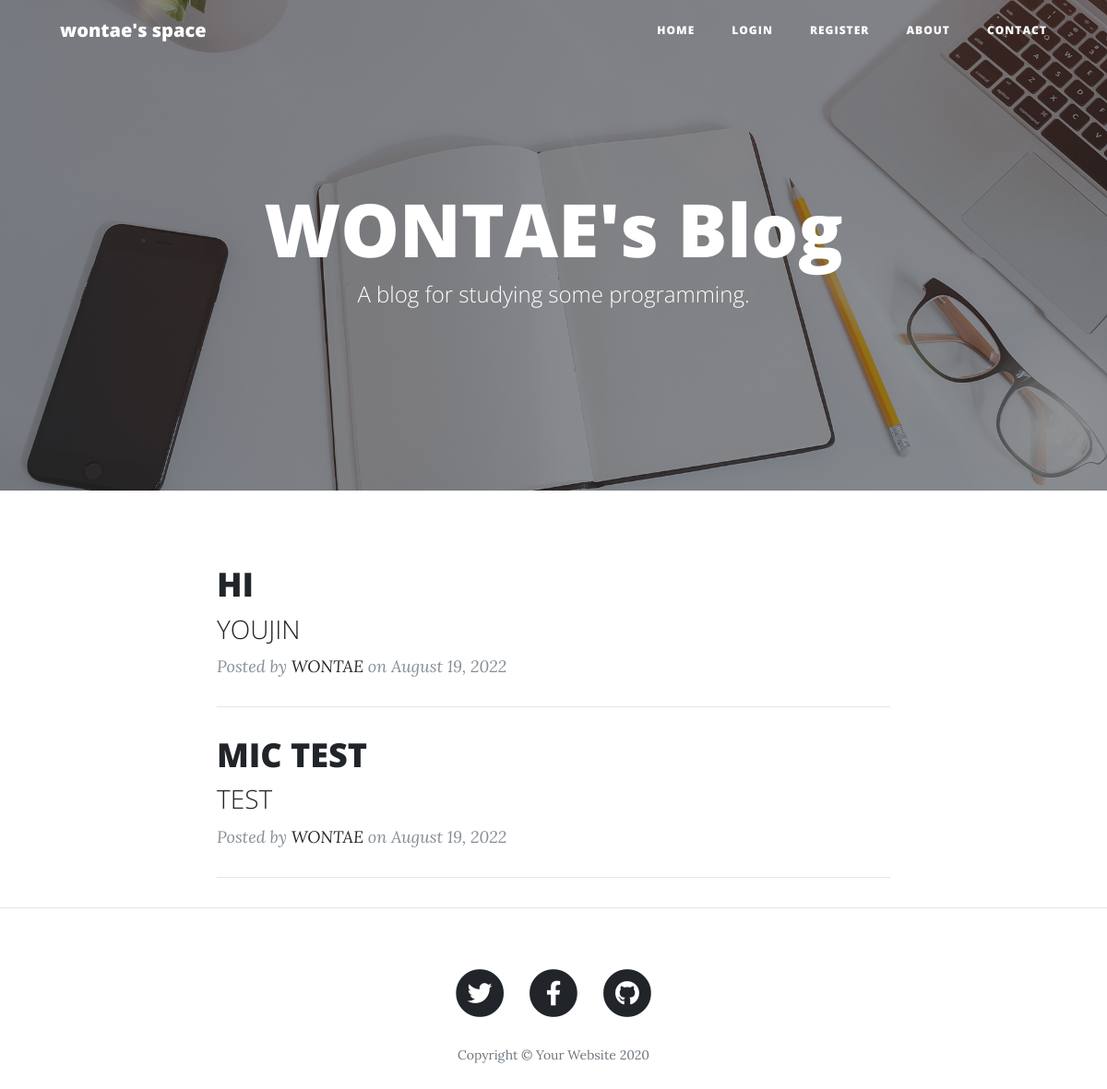
Before: / with the older database file.
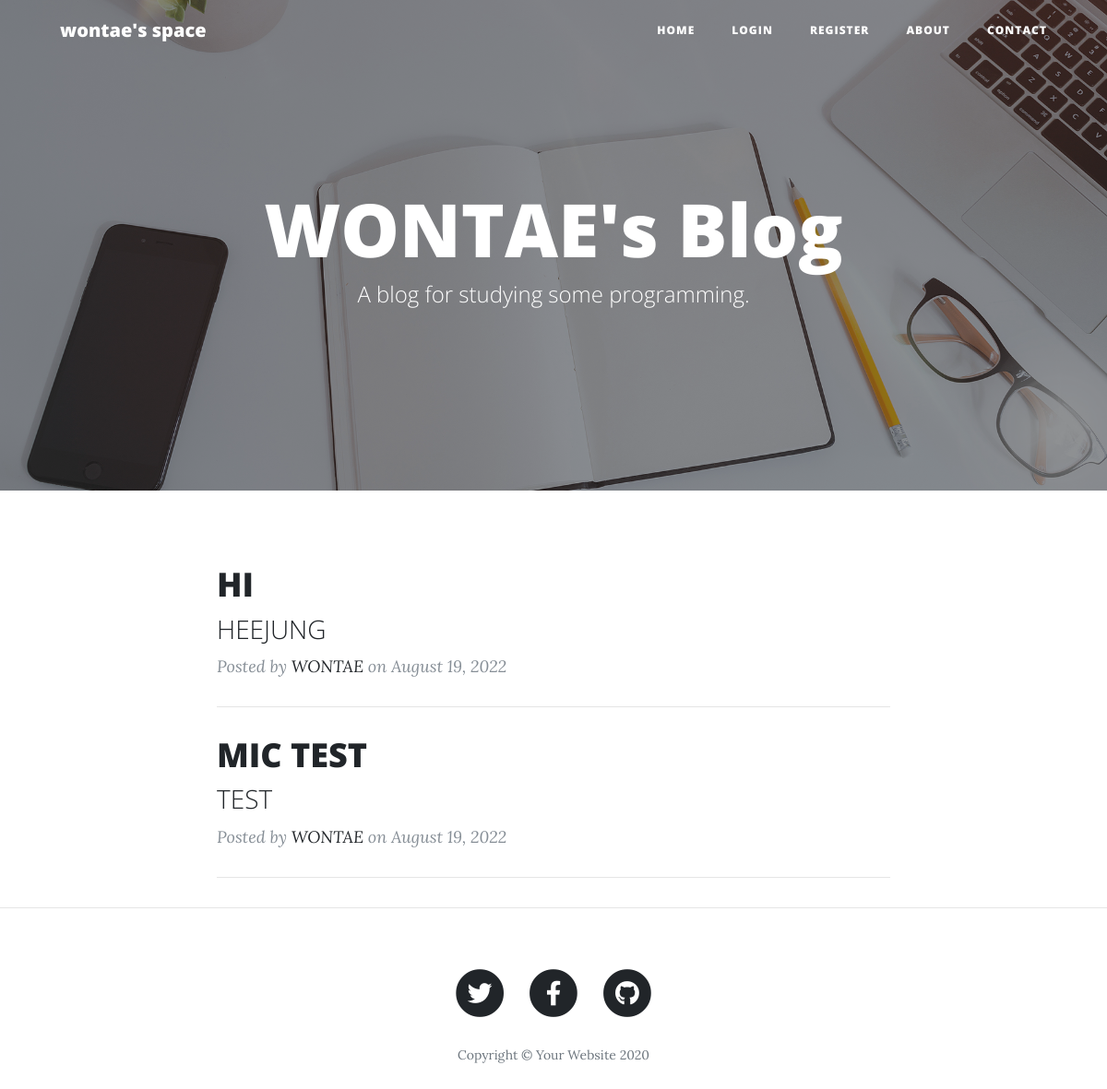
After: the same page with the newer database file.
### main.py (models this page shows)
class BlogPost(db.Model):
    __tablename__ = "blog_posts"
    id = db.Column(db.Integer, primary_key=True)
    author = relationship("Users", back_populates='posts')
    author_id = db.Column(db.Integer, db.ForeignKey("users.id"))
    title = db.Column(db.String(250), unique=True, nullable=False)
    subtitle = db.Column(db.String(250), nullable=False)
    date = db.Column(db.String(250), nullable=False)
    body = db.Column(db.Text, nullable=False)
    img_url = db.Column(db.String(250), nullable=False)
    comments = relationship("Comment", back_populates="parent_post")

class Users(UserMixin, db.Model):
    __tablename__ = "users"
    id = db.Column(db.Integer, primary_key=True)
    email = db.Column(db.String(100), nullable=False)
    password = db.Column(db.String(100), nullable=False)
    name = db.Column(db.String(100), nullable=False)
    posts = relationship('BlogPost', back_populates='author')
    comments = relationship("Comment", back_populates="comment_author")

### main.py (the view)
@app.route('/')
def get_all_posts():
    posts = BlogPost.query.all()
    try:
        return render_template("index.html", all_posts=posts,
                           logged_in=current_user.is_authenticated, user_id=current_user.id)
    except AttributeError:
        return render_template("index.html", all_posts=posts)

### templates/index.html (shortened to what this page needs)
{% include "header.html" %}
  <header class="masthead" style="background-image: url({{url_for('static', filename='img/home-bg.jpg')}})">
    <div class="overlay"></div>
    <div class="container">
      <div class="row">
        <div class="col-lg-8 col-md-10 mx-auto">
          <div class="site-heading">
            <h1>WONTAE's Blog</h1>
            <span class="subheading">A blog for studying some programming.</span>
          </div>
        </div>
      </div>
    </div>
  </header>
  <div class="container">
    <div class="row">
      <div class="col-lg-8 col-md-10 mx-auto">
        {% for post in all_posts %}
        <div class="post-preview">
          <a href="{{ url_for('show_post', post_id=post.id) }}">
            <h2 class="post-title">
              {{post.title}}
            </h2>
            <h3 class="post-subtitle">
              {{post.subtitle}}
            </h3>
          </a>
          <p class="post-meta">Posted by
            <a href="#">{{post.author.name}}</a>
            on {{post.date}}
          </p>
        </div>
        <hr>
        {% endfor %}
      </div>
    </div>
  </div>
  <hr>
{% include "footer.html" %}

### templates/header.html (shortened to what this page needs)
<!DOCTYPE html>
<html lang="en">
<head>
  <link href="{{ url_for('static', filename='vendor/bootstrap/css/bootstrap.min.css') }}" rel="stylesheet">
  <link href="{{ url_for('static', filename='vendor/fontawesome-free/css/all.min.css')}}" rel="stylesheet" type="text/css">
  <link href="{{ url_for('static', filename='css/clean-blog.min.css')}}" rel="stylesheet">
</head>
<body>
  <nav class="navbar navbar-expand-lg navbar-light fixed-top" id="mainNav">
    <div class="container">
      <a class="navbar-brand" href="{{url_for('get_all_posts')}}">wontae's space</a>
      <div class="collapse navbar-collapse" id="navbarResponsive">
        <ul class="navbar-nav ml-auto">
          <li class="nav-item">
            <a class="nav-link" href="{{ url_for('get_all_posts') }}">Home</a>
          </li>
        {% if not logged_in: %}
          <li class="nav-item">
            <a class="nav-link" href="{{ url_for('login') }}">Login</a>
          </li>
          <li class="nav-item">
            <a class="nav-link" href="{{ url_for('register') }}">Register</a>
          </li>
        {% else: %}
          <li class="nav-item">
            <a class="nav-link" href="{{ url_for('logout') }}">Log Out</a>
          </li>
        {% endif %}
          <li class="nav-item">
            <a class="nav-link" href="{{ url_for('about') }}">About</a>
          </li>
          <li class="nav-item">
            <a class="nav-link" href="{{ url_for('contact') }}">Contact</a>
          </li>
        </ul>
      </div>
    </div>
  </nav>

### templates/footer.html (shortened to what this page needs)
  <footer>
    <div class="container">
      <div class="row">
        <div class="col-lg-8 col-md-10 mx-auto">
          <ul class="list-inline text-center">
            <li class="list-inline-item">
              <a href="#">
                <span class="fa-stack fa-lg">
                  <i class="fas fa-circle fa-stack-2x"></i>
                  <i class="fab fa-twitter fa-stack-1x fa-inverse"></i>
                </span>
              </a>
            </li>
            <li class="list-inline-item">
              <a href="#">
                <span class="fa-stack fa-lg">
                  <i class="fas fa-circle fa-stack-2x"></i>
                  <i class="fab fa-facebook-f fa-stack-1x fa-inverse"></i>
                </span>
              </a>
            </li>
            <li class="list-inline-item">
              <a href="#">
                <span class="fa-stack fa-lg">
                  <i class="fas fa-circle fa-stack-2x"></i>
                  <i class="fab fa-github fa-stack-1x fa-inverse"></i>
                </span>
              </a>
            </li>
          </ul>
          <p class="copyright text-muted">Copyright &copy; Your Website 2020</p>
        </div>
      </div>
    </div>
  </footer>
</body>
</html>

Changed rows visible on the page:
changed BlogPost "HI": subtitle "YOUJIN" → "HEEJUNG"
